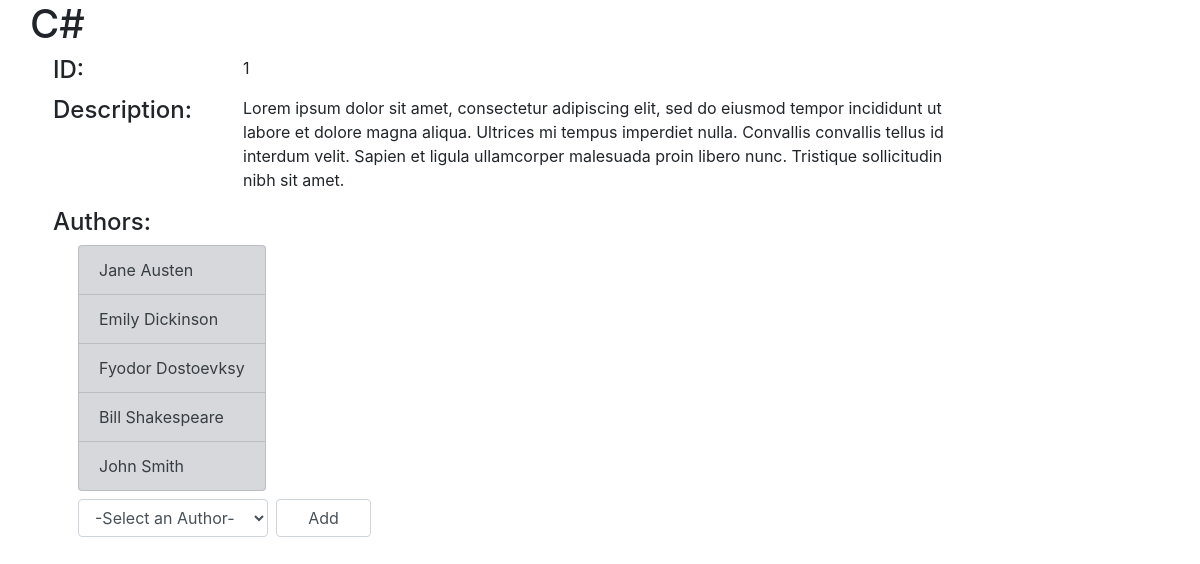
Screenshot of /books/1 with the database file from the repository.
### books_authors_app/models.py (models this page shows)
class Book(models.Model):
    title = models.CharField(max_length=255)
    desc = models.TextField()
    created_at = models.DateTimeField(auto_now_add=True)
    updated_at = models.DateTimeField(auto_now=True)

class Author(models.Model):
    first_name = models.CharField(max_length=45)
    last_name = models.CharField(max_length=45)
    notes = models.TextField(null=True)
    created_at = models.DateTimeField(auto_now_add=True)
    updated_at = models.DateTimeField(auto_now=True)
    books = models.ManyToManyField(Book, related_name="authors")

### books_authors_app/views.py (the view)
# urls.py: path('books/<int:id>', views.displayBook),
def displayBook(request, id):
    bk = Book.objects.get(id=int(id))
    myvars = {
        "title": bk.title,
        "id": int(id),
        "desc": bk.desc,
        "authors": bk.authors.all(),
        "ar": Author.objects.all(),
    }
    return render(request, "book.html", myvars)

### books_authors_app/templates/book.html (shortened to what this page needs)
<!DOCTYPE html>
<html lang="en">
<head>
    {%load static%}
    <link rel="stylesheet" href="{%static 'bootstrap.css'%}">
</head>
<body>
    <div class="container">
        <div class="row">
            <h1 class="display 4">{{title}}</h1>
        </div>
        <div class="row">
            <h4 class="col-sm-2 ml-2">ID:</h4>
            <p class="col-sm-2">{{id}}</p>
        </div>
        <div class="row">
            <h4 class="col-sm-2 ml-2">Description:</h4>
            <p class="col-sm-8">{{desc}}</p>
        </div>
        <div class="row">
            <h4 class="col-12 ml-2">Authors:</h4>
            <ul class="list-group list-group ml-5 mb-2">
                {%for author in authors%}
                    <li class="list-group-item list-group-item-secondary">{{author.first_name}} {{author.last_name}}</li>
                {%endfor%}
            </ul>
        </div>
        <form class="form-group row" action="/addAuthor/{{id}}" method="post">
            <select class="form-control col-sm-2 ml-5" name="author">
                <option disabled selected>-Select an Author-</option>
            </select>
            <input type="submit" class="form-control col-sm-1 ml-2" value="Add">
        </form>
    </div>
</body>
</html>

### rows the page displays
Book: title "C#", desc "Lorem ipsum dolor sit amet, consectetur adipiscing elit, sed do eiusmod tempor incididunt ut labore et dolore magna aliqua. Ultrices mi tempus imperdiet nulla. Convallis convallis tellus id interdum velit. Sapien et ligula ullamcorper malesuada proin libero nunc. Tristique sollicitudin nibh sit amet."
Author: first_name "Jane", last_name "Austen"
Author: first_name "Emily", last_name "Dickinson"
Author: first_name "Fyodor", last_name "Dostoevksy"
Author: first_name "Bill", last_name "Shakespeare"
Author: first_name "John", last_name "Smith"

### other values shown
{{ id }} "1"
